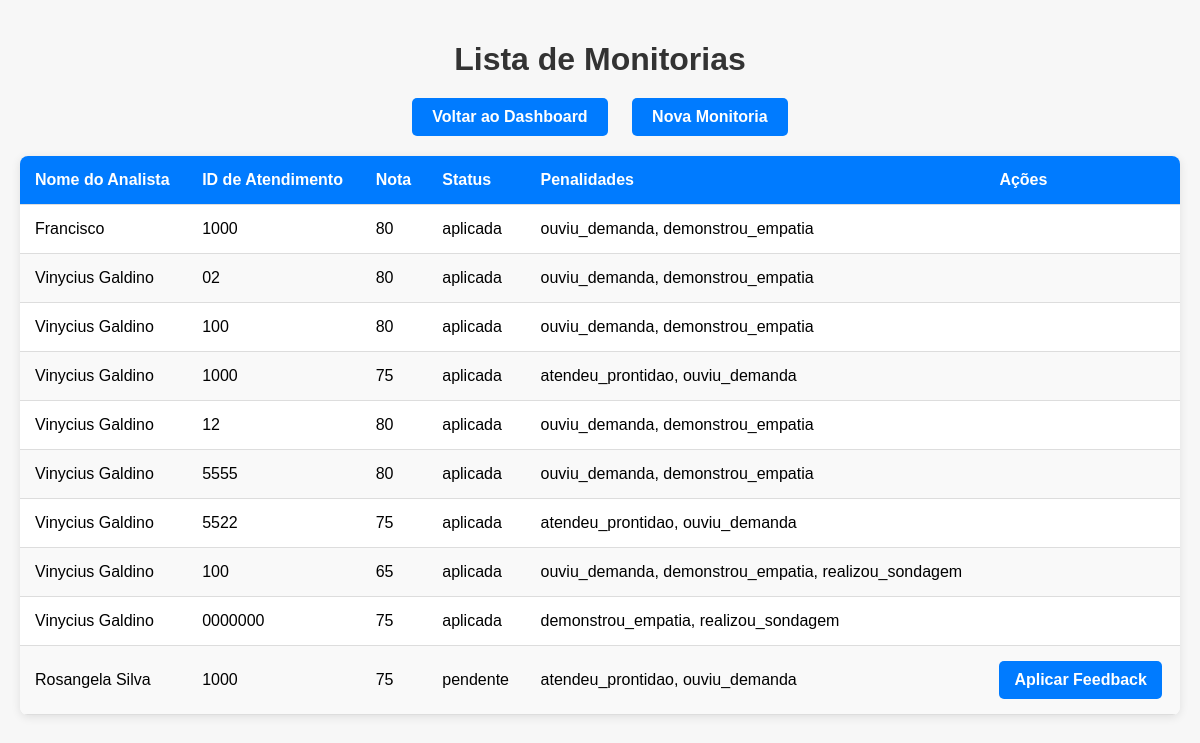
Page /feedback_form on the committed database.
### app.py (models this page shows)
class Monitoria(db.Model):
    id = db.Column(db.Integer, primary_key=True)
    nome_analista = db.Column(db.String(100), nullable=False)
    matricula = db.Column(db.String(100), nullable=False)
    id_atendimento = db.Column(db.String(100), nullable=False)
    nota = db.Column(db.Integer, nullable=False)
    status = db.Column(db.String(20), nullable=False)
    descritivo = db.Column(db.Text, nullable=True)
    arquivo_pdf = db.Column(db.String(200), nullable=True)
    gravacao = db.Column(db.String(200), nullable=True)
    penalidades = db.Column(db.Text, nullable=True)
    data_monitoria = db.Column(db.DateTime, default=datetime.utcnow)
    usuario_id = db.Column(db.Integer, db.ForeignKey('usuario.id'), nullable=False)
    assinatura = db.Column(db.String(100))  # Adiciona a coluna assinatura
    data_assinatura = db.Column(db.DateTime)  # Adiciona a coluna para data da assinatura

### app.py (the view)
@app.route('/feedback_form')
def feedback_form():
    if session.get('grupo') == 'analista':
        usuario_atual = Usuario.query.get(session['usuario_id'])
        monitorias = Monitoria.query.filter_by(matricula=usuario_atual.matricula).all()
    else:
        monitorias = Monitoria.query.all()
    return render_template('feedback_form.html', monitorias=monitorias)

### templates/feedback_form.html (shortened to what this page needs)
<!DOCTYPE html>
<html lang="pt-BR">
<head>
</head>
<body>
    <h1>Lista de Monitorias</h1>
    <div class="button-container">
        <a href="{{ url_for('dashboard') }}">Voltar ao Dashboard</a>
        <a href="{{ url_for('monitoria_form') }}">Nova Monitoria</a>
    </div>
    <table>
        <thead>
            <tr>
                <th>Nome do Analista</th>
                <th>ID de Atendimento</th>
                <th>Nota</th>
                <th>Status</th>
                <th>Penalidades</th>
                <th>Ações</th>
            </tr>
        </thead>
        <tbody>
            {% for monitoria in monitorias %}
            <tr>
                <td>{{ monitoria.nome_analista }}</td>
                <td>{{ monitoria.id_atendimento }}</td>
                <td>{{ monitoria.nota }}</td>
                <td>{{ monitoria.status }}</td>
                <td>{{ monitoria.penalidades }}</td>
                <td>
                    {% if monitoria.status == 'pendente' %}
                        <a href="{{ url_for('aplicar_feedback', index=monitoria.id) }}">Aplicar Feedback</a>
                    {% endif %}
                </td>
            </tr>
            {% endfor %}
        </tbody>
    </table>
</body>
</html>

### templates/feedback_form.html (style rules this page uses)
body { font-family: Arial, sans-serif; background-color: #f7f7f7; margin: 0; padding: 20px; }
h1 { text-align: center; color: #333; margin-bottom: 20px; }
table { width: 100%; border-collapse: collapse; background-color: #fff; box-shadow: 0 2px 10px rgba(0, 0, 0, 0.1); border-radius: 8px; overflow: hidden; }
thead { background-color: #007BFF; color: white; }
th, td { padding: 15px; text-align: left; border-bottom: 1px solid #ddd; }
th { font-weight: bold; font-size: 16px; }
tbody tr:nth-child(even) { background-color: #f9f9f9; }
a { color: #007BFF; text-decoration: none; font-weight: bold; }
td:last-child a { display: inline-block; background-color: #007BFF; color: white; padding: 10px 15px; border-radius: 5px; transition: background-color 0.3s ease, transform 0.2s ease; }
.button-container { text-align: center; margin-bottom: 20px; }
.button-container a { display: inline-block; background-color: #007BFF; color: white; padding: 10px 20px; border-radius: 5px; margin: 0 10px; text-decoration: none; transition: background-color 0.3s ease, transform 0.2s ease; }

### rows in the picture
Monitoria: nome_analista "Francisco", id_atendimento "1000", nota "80", status "aplicada", penalidades "ouviu_demanda, demonstrou_empatia"
Monitoria: nome_analista "Vinycius Galdino", id_atendimento "02", nota "80", status "aplicada", penalidades "ouviu_demanda, demonstrou_empatia"
Monitoria: nome_analista "Vinycius Galdino", id_atendimento "100", nota "80", status "aplicada", penalidades "ouviu_demanda, demonstrou_empatia"
Monitoria: nome_analista "Vinycius Galdino", id_atendimento "1000", nota "75", status "aplicada", penalidades "atendeu_prontidao, ouviu_demanda"
Monitoria: nome_analista "Vinycius Galdino", id_atendimento "12", nota "80", status "aplicada", penalidades "ouviu_demanda, demonstrou_empatia"
Monitoria: nome_analista "Vinycius Galdino", id_atendimento "5555", nota "80", status "aplicada", penalidades "ouviu_demanda, demonstrou_empatia"
Monitoria: nome_analista "Vinycius Galdino", id_atendimento "5522", nota "75", status "aplicada", penalidades "atendeu_prontidao, ouviu_demanda"
Monitoria: nome_analista "Vinycius Galdino", id_atendimento "100", nota "65", status "aplicada", penalidades "ouviu_demanda, demonstrou_empatia, realizou_sondagem"
Monitoria: nome_analista "Vinycius Galdino", id_atendimento "0000000", nota "75", status "aplicada", penalidades "demonstrou_empatia, realizou_sondagem"
Monitoria: nome_analista "Rosangela Silva", id_atendimento "1000", nota "75", status "pendente", penalidades "atendeu_prontidao, ouviu_demanda"
